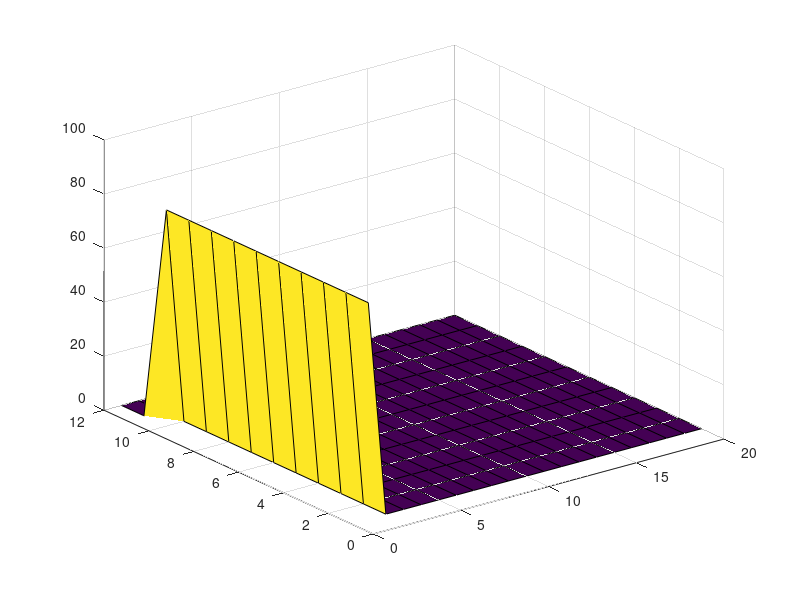
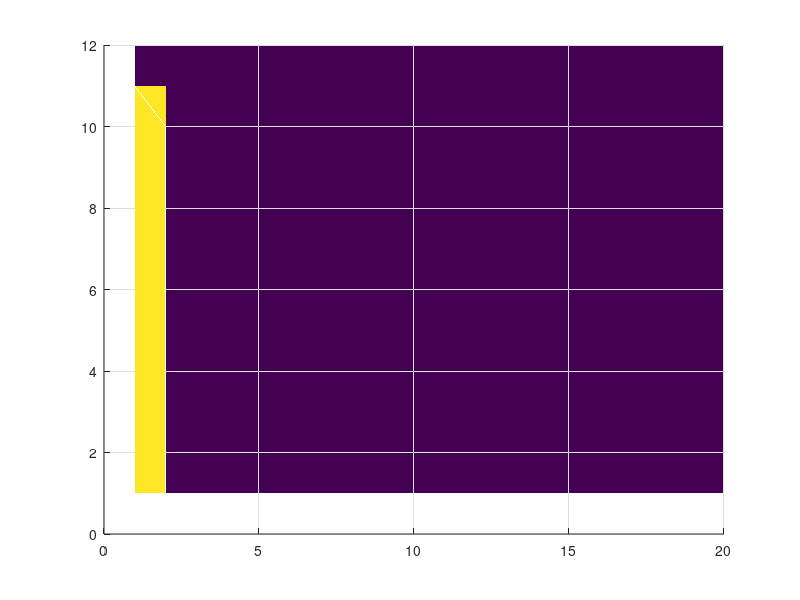

Write MATLAB code to recreate these figures, in order.
close all
clear all

% Initial Condition
% TLeft = 160.0; 
% TRight = 350.0;
TStart = 0;
TFinish = 160.0;
tau_1 = 50;
tau_2 = 50;
WIDTH = 20; 
HEIGHT = 12; 
HeightLeftZone = 10; 
HeightRightZone = 0;

% Stop Parametres
MAX_ITER = 10000;
eps = 0.001;
Lambda = 1.7;

% Sharing to zones
h = 1;
i_max = floor(WIDTH / h);
j_max = floor(HEIGHT / h);
j_max_left = floor(HeightLeftZone / h) ;
j_min_right = j_max - ceil(HeightRightZone / h);

% Matrix of temperaturies
Temperatures = repmat(TStart, j_max, i_max);

% T=a*tau
a = zeros(2);
a(1) = TFinish / tau_1;
a(2) = - TFinish / (2 * tau_2);

%  Time step
num_tau_step = 25;
tau_step = zeros(2);
tau_step(1) = tau_1 / num_tau_step;
tau_step(2) = tau_2 / num_tau_step;

% Creating matrixes for SLAE
num_var = i_max * j_max;
system_dimension = num_var - j_max_left - j_max + j_min_right;
SystemMatrix = zeros(system_dimension,system_dimension);
RightPartColumn = zeros(system_dimension);
X = zeros(system_dimension);
INDEX = 1;

for part = 1:2
    for cur_k = 1:num_tau_step

        for i = 1:i_max 
            for j = 1:j_max
                % Choosing the template
                if i == 1
                    if j == 1
                        Temp_help =  0.5 * (Temperatures(1, 2) + Temperatures(2, 1));
                    end
                    
                    if j > 1 && j < j_max
                        Temp_help = 0.5 * (0.5 * (Temperatures(j - 1, 1) + Temperatures(j + 1, 1)) + Temperatures(j, 2));     
                    end      
                    
                    if j == j_max
                        Temp_help =  0.5 * (Temperatures(j_max, 2) + Temperatures(j_max - 1, 1));
                    end
                end
                
                if i > 1 && i < i_max
                    if j>1 && j < j_max
                        Temp_help = 0.25 * (Temperatures(j - 1, i) + Temperatures(j + 1, i) + Temperatures(j, i - 1) + Temperatures(j, i + 1));        
                    end
                    
                    if j == 1
                         Temp_help = 0.5 * (0.5 * (Temperatures(1, i - 1) + Temperatures(1, i + 1)) + Temperatures(2, i));
                    end
    
                    if j == j_max
                         Temp_help = 0.5 * (0.5 * (Temperatures(j_max, i - 1) + Temperatures(j_max, i + 1)) + Temperatures(j_max - 1, i));  
                    end
                end           
             
                if i == i_max
                    if j == j_max
                        Temp_help =  0.5 * (Temperatures(j_max - 1, i_max) + Temperatures(j_max, i_max - 1));
                    end
                    
                    if j < j_max && j > 1
                        Temp_help = 0.5 * (0.5 * (Temperatures(j - 1, i_max) + Temperatures(j + 1, i_max)) + Temperatures(j, i_max - 1));     
                    end
                    
                    if j == 1
                        Temp_help =  0.5 * (Temperatures(2, i_max) + Temperatures(1, i_max - 1));
                    end
                end
            end
        end

    %     X = linsolve(SystemMatrix, RightPartColumn);

        % Replacing temperatures
        for I = 1:system_dimension
            j = ceil((I +  j_max_left) / j_max);
            i = I + j_max_left - j_max * (j - 1);
            Temperatures(i, j) = X(I);
        end

        for k = 1:j_max_left
           Temperatures(k, 1) = Temperatures(k, 1) + a(part) * tau_step(part); 
        end
    end
end

disp(Temperatures);

figure;
surf(Temperatures);

figure;
surf(Temperatures,'EdgeColor', 'None');
view(2);


% close all
